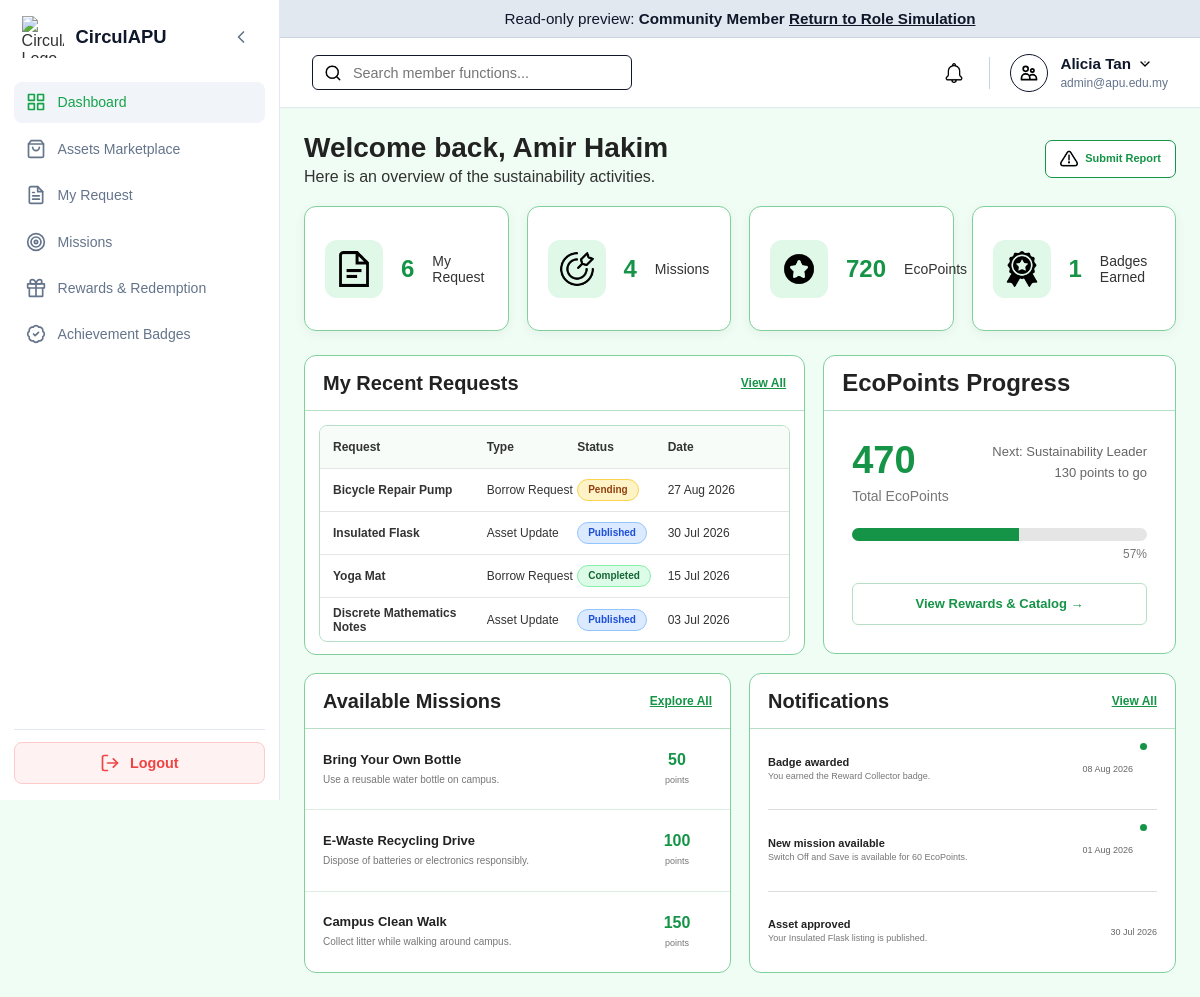
Before: /Members/member_dashboard.php?preview=Member (signed in) with the older database file.
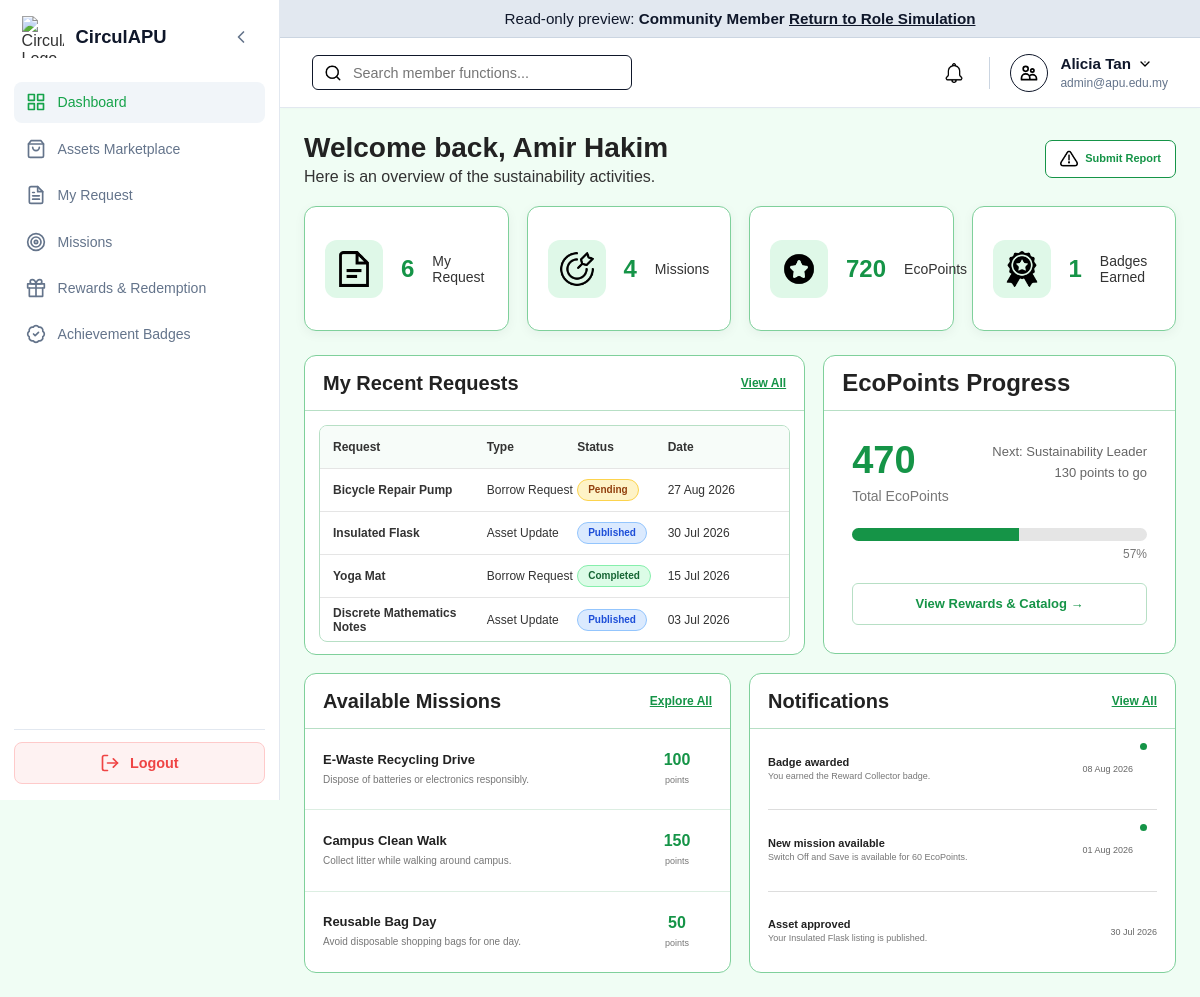
After: the same page with the newer database file.
### tables this page shows
CREATE TABLE `missions` (
  `missionID` varchar(10) NOT NULL,
  `missionName` varchar(50) NOT NULL,
  `missionDescription` varchar(255) NOT NULL,
  `missionRequirement` varchar(255) NOT NULL,
  `ecoPointsReward` int(11) NOT NULL DEFAULT 0,
  `status` enum('Active','Inactive') NOT NULL DEFAULT 'Active'
);

CREATE TABLE `notification` (
  `notificationID` varchar(10) NOT NULL,
  `userID` varchar(10) NOT NULL,
  `title` varchar(100) NOT NULL,
  `content` varchar(255) NOT NULL,
  `status` enum('Read','Unread') NOT NULL DEFAULT 'Unread',
  `createdDate` timestamp NOT NULL DEFAULT current_timestamp()
);

### Members/member_dashboard.php (the view, shortened to what the changed rows need)
<?php
$isAdminPreview = ($_SESSION['user_role'] ?? '') === 'Admin'
    && ($_GET['preview'] ?? '') === 'Member';
require_once '../db.php';
$conn->set_charset('utf8mb4');
$userID = $_SESSION['user_id'];
if ($isAdminPreview) {
    $previewUser = $conn->query(
        "SELECT userID FROM user
         WHERE role='Member' AND status='Active'
         ORDER BY dateCreated,userID LIMIT 1"
    )->fetch_assoc();
    $userID = $previewUser['userID'];
}
function e($value): string
{
    return htmlspecialchars((string)$value, ENT_QUOTES, 'UTF-8');
}
function memberQuery(mysqli $conn, string $sql, string $userID): mysqli_result
{
    $stmt = $conn->prepare($sql);
    $stmt->bind_param('s', $userID);
    $stmt->execute();
    return $stmt->get_result();
}
$stats = memberQuery($conn, "
    SELECT u.name,u.ecopoint,
        (SELECT COALESCE(SUM(points),0) FROM ecopointstransaction
         WHERE userID=u.userID AND transactionType='Earned') totalEarned,
        (SELECT COUNT(*) FROM transactionrequests WHERE requesterID=u.userID)
        + (SELECT COUNT(*) FROM assets WHERE ownerID=u.userID) totalRequest,
        (SELECT COUNT(*) FROM missionsubmission WHERE userID=u.userID) totalMission,
        (SELECT COUNT(*) FROM missionsubmission
         WHERE userID=u.userID AND submissionStatus IN ('Approved','Verified')) totalCompletedMission,
        (SELECT COUNT(*) FROM transactionrequests
         WHERE requesterID=u.userID AND requestStatus='Completed') totalExchange
    FROM user u WHERE u.userID=? LIMIT 1
", $userID)->fetch_assoc();
$memberName = $stats['name'] ?? 'Member';
$currentPoint = (int)$stats['ecopoint'];
$totalEarnedPoint = (int)$stats['totalEarned'];
$totalRequest = (int)$stats['totalRequest'];
$totalMission = (int)$stats['totalMission'];
$totalBadge = ($stats['totalCompletedMission'] >= 1)
            + ($stats['totalExchange'] >= 5)
            + ($totalEarnedPoint >= 500);
$stmt = $conn->prepare("SELECT a.assetName requestName,'Borrow Request' requestType,
                              tr.requestStatus,tr.requestDate
                       FROM transactionrequests tr JOIN assets a ON a.assetID=tr.assetID
                       WHERE tr.requesterID=?
                       UNION ALL
                       SELECT assetName,'Asset Update',listingStatus,updatedDate
                       FROM assets WHERE ownerID=?
                       ORDER BY requestDate DESC LIMIT 4");
$stmt->bind_param('ss', $userID, $userID);
$stmt->execute();
$requests = $stmt->get_result();
$missions = $conn->query("SELECT missionName,missionDescription,ecoPointsReward
                           FROM missions WHERE status='Active' ORDER BY missionID LIMIT 3");
$notifications = memberQuery($conn, "SELECT title,content,status,createdDate
                                     FROM notification WHERE userID=?
                                     ORDER BY createdDate DESC LIMIT 3", $userID);
$cards = [
    ['myrequest.png', $totalRequest, 'My Request'],
    ['mission.png', $totalMission, 'Missions'],
    ['point.png', $currentPoint, 'EcoPoints'],
    ['badge.png', $totalBadge, 'Badges Earned']
];
function statusClass(string $status): string
{
    $class = strtolower(trim($status));
    return match ($class) {
        'pending review' => 'pending',
        'ready for verification' => 'published',
        'removed' => 'rejected',
        default => str_replace(' ', '-', $class)
    };
}
?>
<!DOCTYPE html>
<html lang="en">
<head>
    <link rel="stylesheet" href="../style.css">
    <link rel="stylesheet" href="member_styles.css">
</head>
<body class="role-member">
<div class="dashboard-container">
    <div class="main-content">
        <main class="page-body">
            <div class="member-dashboard-heading">
                <div>
                    <h1>Welcome back, <?= e($memberName) ?></h1>
                </div>
            </div>
            <div class="stats-grid">
                <?php foreach ($cards as [$icon, $number, $label]): ?>
                    <div class="stat-card member-card">
                        <div class="stat-icon"><img src="../assets/icons/<?= $icon ?>" alt=""></div>
                        <h2><?= $number ?></h2><p><?= $label ?></p>
                    </div>
                <?php endforeach; ?>
            </div>
            <div class="main-quick-grid">
                <section class="dashboard-card member-card main-request-quick">
                    <div class="dashboard-card-header member-card-header">
                        <h2>My Recent Requests</h2><a href="member_requests.php">View All</a>
                    </div>
                    <div class="recent-request-table">
                        <?php if ($requests->num_rows): ?>
                            <?php while ($request = $requests->fetch_assoc()): ?>
                                <div class="recent-request-row">
                                    <span class="request-name"><?= e($request['requestName']) ?></span>
                                    <span><?= e($request['requestType']) ?></span>
                                    <span><span class="request-status <?= e(statusClass($request['requestStatus'])) ?>">
                                        <?= e($request['requestStatus']) ?>
                                    </span></span>
                                    <span><?= date('d M Y', strtotime($request['requestDate'])) ?></span>
                                </div>
                            <?php endwhile; ?>
                        <?php else: ?>
                            <div class="dashboard-empty">No recent requests found.</div>
                        <?php endif; ?>
                    </div>
                </section>
                <section class="dashboard-card member-card main-reward-quick">
                    <div class="dashboard-card-header member-card-header"><h2>EcoPoints Progress</h2></div>
                </section>
                <section class="dashboard-card member-card main-mission-quick">
                    <div class="dashboard-card-header member-card-header">
                        <h2>Available Missions</h2><a href="member_missions.php">Explore All</a>
                    </div>
                    <div class="available-mission-list">
                        <?php if ($missions->num_rows): ?>
                            <?php while ($mission = $missions->fetch_assoc()): ?>
                                <div class="mission-preview-item">
                                    <div class="mission-preview-info">
                                        <h3><?= e($mission['missionName']) ?></h3>
                                        <p><?= e($mission['missionDescription']) ?></p>
                                    </div>
                                    <div class="mission-preview-point">
                                        <strong><?= (int)$mission['ecoPointsReward'] ?></strong><span>points</span>
                                    </div>
                                </div>
                            <?php endwhile; ?>
                        <?php else: ?>
                            <div class="dashboard-empty">No available missions.</div>
                        <?php endif; ?>
                    </div>
                </section>
                <section class="dashboard-card member-card main-notification-quick">
                    <div class="dashboard-card-header member-card-header">
                        <h2>Notifications</h2><a href="member_notifications.php">View All</a>
                    </div>
                    <div class="notification-preview">
                        <?php if ($notifications->num_rows): ?>
                            <?php while ($note = $notifications->fetch_assoc()): ?>
                                <div class="notification-preview-item <?= e(strtolower($note['status'])) ?>">
                                    <div class="notification-preview-info">
                                        <h3><?= e($note['title']) ?></h3><p><?= e($note['content']) ?></p>
                                    </div>
                                    <span class="notification-date">
                                        <?= date('d M Y', strtotime($note['createdDate'])) ?>
                                    </span>
                                </div>
                            <?php endwhile; ?>
                        <?php else: ?>
                            <div class="dashboard-empty">No notifications.</div>
                        <?php endif; ?>
                    </div>
                </section>
            </div>
        </main>
    </div>
</div>
</body>
</html>

Changed rows visible on the page:
no longer on this page (row edited): missions: missionName "Bring Your Own Bottle", missionDescription "Use a reusable water bottle on campus.", ecoPointsReward "50"
now on this page (row unchanged): missions: missionName "Reusable Bag Day", missionDescription "Avoid disposable shopping bags for one day.", ecoPointsReward "50"
